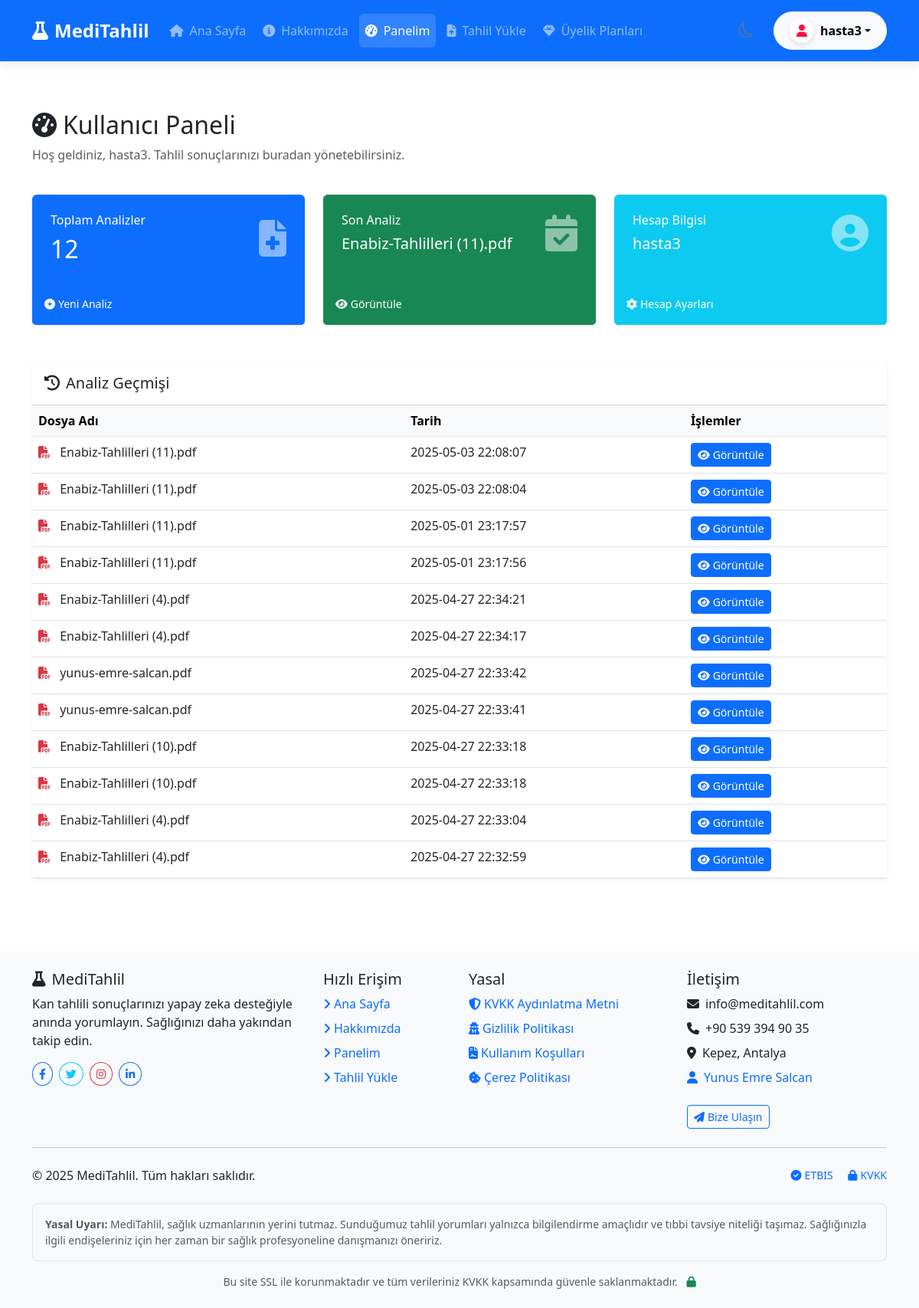
/dashboard (signed in), run on the app's committed database.
### tables this page shows
CREATE TABLE analyses (
        id INTEGER PRIMARY KEY AUTOINCREMENT,
        user_id INTEGER,
        file_name TEXT,
        analysis_text TEXT,
        analysis_result TEXT,
        created_at TIMESTAMP DEFAULT CURRENT_TIMESTAMP, analysis_json TEXT, analysis_type TEXT DEFAULT 'kan',
        FOREIGN KEY (user_id) REFERENCES users (id)
    );

### app.py (the view)
@app.route('/dashboard')
def dashboard():
    if 'user_id' not in session:
        flash('Bu sayfayı görüntülemek için giriş yapmalısınız!', 'warning')
        return redirect(url_for('login'))
    conn = sqlite3.connect(DB_PATH)
    conn.row_factory = sqlite3.Row
    c = conn.cursor()
    c.execute("SELECT * FROM analyses WHERE user_id = ? ORDER BY created_at DESC", (session['user_id'],))
    analyses = c.fetchall()
    conn.close()
    return render_template('dashboard.html', analyses=analyses)

### templates/dashboard.html (shortened to what this page needs)
{% extends "layout.html" %}
{% block content %}
<div class="container py-5">
    <div class="row mb-4">
        <div class="col-md-12">
            <h2><i class="fas fa-tachometer-alt me-2"></i>Kullanıcı Paneli</h2>
            <p class="text-muted">Hoş geldiniz, {{ session.username }}. Tahlil sonuçlarınızı buradan yönetebilirsiniz.</p>
        </div>
    </div>
    <div class="row g-4 mb-5">
        <div class="col-md-4">
            <div class="card border-0 bg-primary text-white shadow-sm h-100">
                <div class="card-body p-4">
                    <div class="d-flex justify-content-between align-items-center">
                        <div>
                            <h6 class="mb-0">Toplam Analizler</h6>
                            <h2 class="mt-2 mb-0">{{ analyses|length }}</h2>
                        </div>
                        <i class="fas fa-file-medical fa-3x opacity-50"></i>
                    </div>
                </div>
                <div class="card-footer bg-primary border-0 py-3">
                    <a href="{{ url_for('analyze') }}" class="text-white text-decoration-none small">
                        <i class="fas fa-plus-circle me-1"></i>Yeni Analiz
                    </a>
                </div>
            </div>
        </div>
        <div class="col-md-4">
            <div class="card border-0 bg-success text-white shadow-sm h-100">
                <div class="card-body p-4">
                    <div class="d-flex justify-content-between align-items-center">
                        <div>
                            <h6 class="mb-0">Son Analiz</h6>
                            <h5 class="mt-2 mb-0">
                                {% if analyses %}
                                    {% set latest = analyses[0] %}
                                    {{ latest.file_name }}
                                {% else %}
                                    -
                                {% endif %}
                            </h5>
                        </div>
                        <i class="fas fa-calendar-check fa-3x opacity-50"></i>
                    </div>
                </div>
                <div class="card-footer bg-success border-0 py-3">
                    {% if analyses %}
                        <a href="{{ url_for('analysis_result', analysis_id=analyses[0].id) }}" class="text-white text-decoration-none small">
                            <i class="fas fa-eye me-1"></i>Görüntüle
                        </a>
                    {% else %}
                        <span class="text-white-50 small">Henüz bir analiz bulunmuyor</span>
                    {% endif %}
                </div>
            </div>
        </div>
        <div class="col-md-4">
            <div class="card border-0 bg-info text-white shadow-sm h-100">
                <div class="card-body p-4">
                    <div class="d-flex justify-content-between align-items-center">
                        <div>
                            <h6 class="mb-0">Hesap Bilgisi</h6>
                            <h5 class="mt-2 mb-0">{{ session.username }}</h5>
                        </div>
                        <i class="fas fa-user-circle fa-3x opacity-50"></i>
                    </div>
                </div>
                <div class="card-footer bg-info border-0 py-3">
                    <a href="#" class="text-white text-decoration-none small">
                        <i class="fas fa-cog me-1"></i>Hesap Ayarları
                    </a>
                </div>
            </div>
        </div>
    </div>
    <div class="card border-0 shadow-sm">
        <div class="card-header bg-white py-3">
            <h5 class="mb-0"><i class="fas fa-history me-2"></i>Analiz Geçmişi</h5>
        </div>
        <div class="card-body p-0">
            {% if analyses %}
            <div class="table-responsive">
                <table class="table table-hover mb-0">
                    <thead class="table-light">
                        <tr>
                            <th>Dosya Adı</th>
                            <th>Tarih</th>
                            <th>İşlemler</th>
                        </tr>
                    </thead>
                    <tbody>
                        {% for analysis in analyses %}
                        <tr>
                            <td>
                                <i class="fas fa-file-pdf text-danger me-2"></i>
                                {{ analysis.file_name }}
                            </td>
                            <td>{{ analysis.created_at }}</td>
                            <td>
                                <a href="{{ url_for('analysis_result', analysis_id=analysis.id) }}" class="btn btn-sm btn-primary">
                                    <i class="fas fa-eye me-1"></i>Görüntüle
                                </a>
                            </td>
                        </tr>
                        {% endfor %}
                    </tbody>
                </table>
            </div>
            {% endif %}
        </div>
    </div>
</div>
{% endblock %}

### templates/layout.html (style rules this page uses)
body { min-height: 100vh; display: flex; flex-direction: column; transition: background-color 0.3s ease, color 0.3s ease; }
@media (min-width: 992px) { .container { max-width: 1140px; } }

### data on the page
analyses: file_name "Enabiz-Tahlilleri (11).pdf", created_at "2025-05-03 22:08:07"
analyses: file_name "Enabiz-Tahlilleri (11).pdf", created_at "2025-05-03 22:08:04"
analyses: file_name "Enabiz-Tahlilleri (11).pdf", created_at "2025-05-01 23:17:57"
analyses: file_name "Enabiz-Tahlilleri (11).pdf", created_at "2025-05-01 23:17:56"
analyses: file_name "Enabiz-Tahlilleri (4).pdf", created_at "2025-04-27 22:34:21"
analyses: file_name "Enabiz-Tahlilleri (4).pdf", created_at "2025-04-27 22:34:17"
analyses: file_name "yunus-emre-salcan.pdf", created_at "2025-04-27 22:33:42"
analyses: file_name "yunus-emre-salcan.pdf", created_at "2025-04-27 22:33:41"
analyses: file_name "Enabiz-Tahlilleri (10).pdf", created_at "2025-04-27 22:33:18"
analyses: file_name "Enabiz-Tahlilleri (10).pdf", created_at "2025-04-27 22:33:18"
analyses: file_name "Enabiz-Tahlilleri (4).pdf", created_at "2025-04-27 22:33:04"
analyses: file_name "Enabiz-Tahlilleri (4).pdf", created_at "2025-04-27 22:32:59"

### other printed values
{{ session.username }} "hasta3"
{{ analyses|length }} "12"
